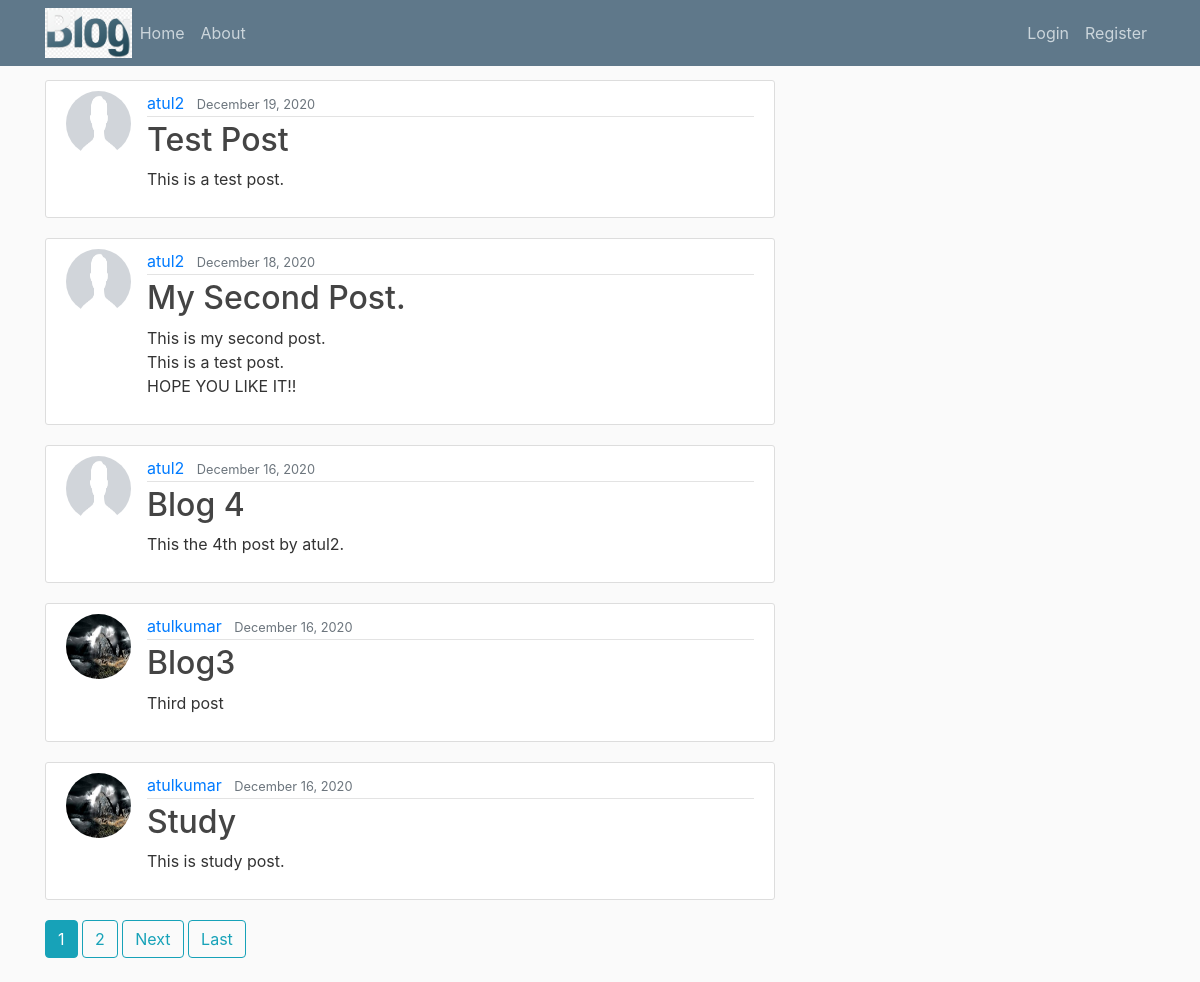
The page / on the database its author committed.
### blog/models.py (models this page shows, shortened)
class Post(models.Model):
    title=models.CharField(max_length=100)
    content=models.TextField()
    date_posted=models.DateTimeField(default=timezone.now)
    author=models.ForeignKey(User,on_delete=models.CASCADE)

### users/models.py (models this page shows, shortened)
class Profile(models.Model):
    user=models.OneToOneField(User, on_delete=models.CASCADE)
    image=models.ImageField(default='default.png',upload_to='profile_pics')

### blog/views.py (the view)
# urls.py: path('',views.PostListView.as_view(),name='blog-home'),
class PostListView(ListView):
    model= Post
    template_name= 'blog/home.html'
    context_object_name= 'posts'
    ordering= ['-date_posted']
    paginate_by= 5

### blog/templates/blog/home.html (shortened to what this page needs)
{% extends 'blog/base.html' %}
{% load static %}
{% block content %}
  {% for post in posts %}
    <article class="media content-section">
      <img class="rounded-circle article-img" src="{{post.author.profile.image.url}}">
      <div class="media-body">
        <div class="article-metadata">
          <a class="mr-2" href="{% url 'user-posts' post.author.username %}">{{ post.author }}</a>
          <small class="text-muted">{{ post.date_posted|date:"F d, Y" }}</small>
        </div>
        <h2><a class="article-title" href="{% url 'post-detail' post.id %}">{{ post.title }}</a></h2>
        <p class="article-content">{{ post.content }}</p>
      </div>
  </article>
  {% endfor %}
  {%  if is_paginated %}
    {% for num in page_obj.paginator.page_range %}
      {% if page_obj.number == num %}
        <a class="btn btn-info mb-4" href="?page={{num}}">{{num}}</a>
      {% elif num > page_obj.number|add:'-3' and num < page_obj.number|add:'+3' %}
        <a class="btn btn-outline-info mb-4" href="?page={{num}}">{{num}}</a>
      {% endif %}
    {% endfor %}
    {% if page_obj.has_next %}
      <a class="btn btn-outline-info mb-4" href="?page={{ page_obj.next_page_number }}">Next</a>
      <a class="btn btn-outline-info mb-4" href="?page={{ page_obj.paginator.num_pages }}">Last</a>
    {% endif %}
  {% endif %}
{% endblock content %}

### blog/templates/blog/base.html (shortened to what this page needs)
{% load static %}
<!DOCTYPE html>
<html lang="en">
<head>
    <link rel="stylesheet" href="https://maxcdn.bootstrapcdn.com/bootstrap/4.0.0/css/bootstrap.min.css">
    <link rel="stylesheet" type="text/css" href="{% static 'css/main.css' %}">
</head>
<body>
    {% include 'blog/navbar.html' %}
    <main role="main" class="container">
        <div class="row">
            <div class="col-md-8">
            {% block content %}
            {% endblock %}
            </div>
        </div>
    </main>
</body>
</html>

### blog/templates/blog/navbar.html (shortened to what this page needs)
{% load static %}
<header class="site-header">
    <nav class="navbar navbar-expand-md navbar-dark bg-steel fixed-top">
      <div class="container">
        <a href="{% url 'blog-home' %}"><img src="{% static 'images/logo.png' %}" height="50px" alt="Hello"></a>
        <div class="collapse navbar-collapse" id="navbarToggle">
          <div class="navbar-nav mr-auto">
            <a class="nav-item nav-link" href="{% url 'blog-home' %}">Home</a>
            <a class="nav-item nav-link" href="{% url 'blog-about' %}">About</a>
          </div>
          <div class="navbar-nav">
            {% if user.is_authenticated %}
            <a class="nav-item nav-link" href="{% url 'post-create' %}">New Post</a>
            <a class="nav-item nav-link" href="{% url 'profile' %}">Profile</a>
            <a class="nav-item nav-link" href="{% url 'logout' %}">Logout</a>
            {% else %}
            <a class="nav-item nav-link" href="{% url 'login' %}">Login</a>
            <a class="nav-item nav-link" href="{% url 'register' %}">Register</a>
            {% endif%}
          </div>
        </div>
      </div>
    </nav>
  </header>

### static/css/main.css (style rules this page uses)
body { background: #fafafa; color: #333333; margin-top: 5rem; }
h1, h2, h3, h4, h5, h6 { color: #444444; }
.bg-steel { background-color: #5f788a; }
.site-header .navbar-nav .nav-link { color: #cbd5db; }
.content-section { background: #ffffff; padding: 10px 20px; border: 1px solid #dddddd; border-radius: 3px; margin-bottom: 20px; }
.article-title { color: #444444; }
.article-content { white-space: pre-line; }
.article-img { height: 65px; width: 65px; margin-right: 16px; }
.article-metadata { padding-bottom: 1px; margin-bottom: 4px; border-bottom: 1px solid #e3e3e3 }

### rows shown on the page
Post: author.profile.image (placeholder picture), author "atul2", date_posted "December 19, 2020", title "Test Post", content "This is a test post."
Post: author.profile.image (placeholder picture), author "atul2", date_posted "December 18, 2020", title "My Second Post.", content "This is my second post. This is a test post. HOPE YOU LIKE IT!!"
Post: author.profile.image (placeholder picture), author "atul2", date_posted "December 16, 2020", title "Blog 4", content "This the 4th post by atul2."
Post: author.profile.image (picture), author "atulkumar", date_posted "December 16, 2020", title "Blog3", content "Third post"
Post: author.profile.image (picture), author "atulkumar", date_posted "December 16, 2020", title "Study", content "This is study post."

### other values the page prints
{{ num }} "1"
{{ num }} "2"
